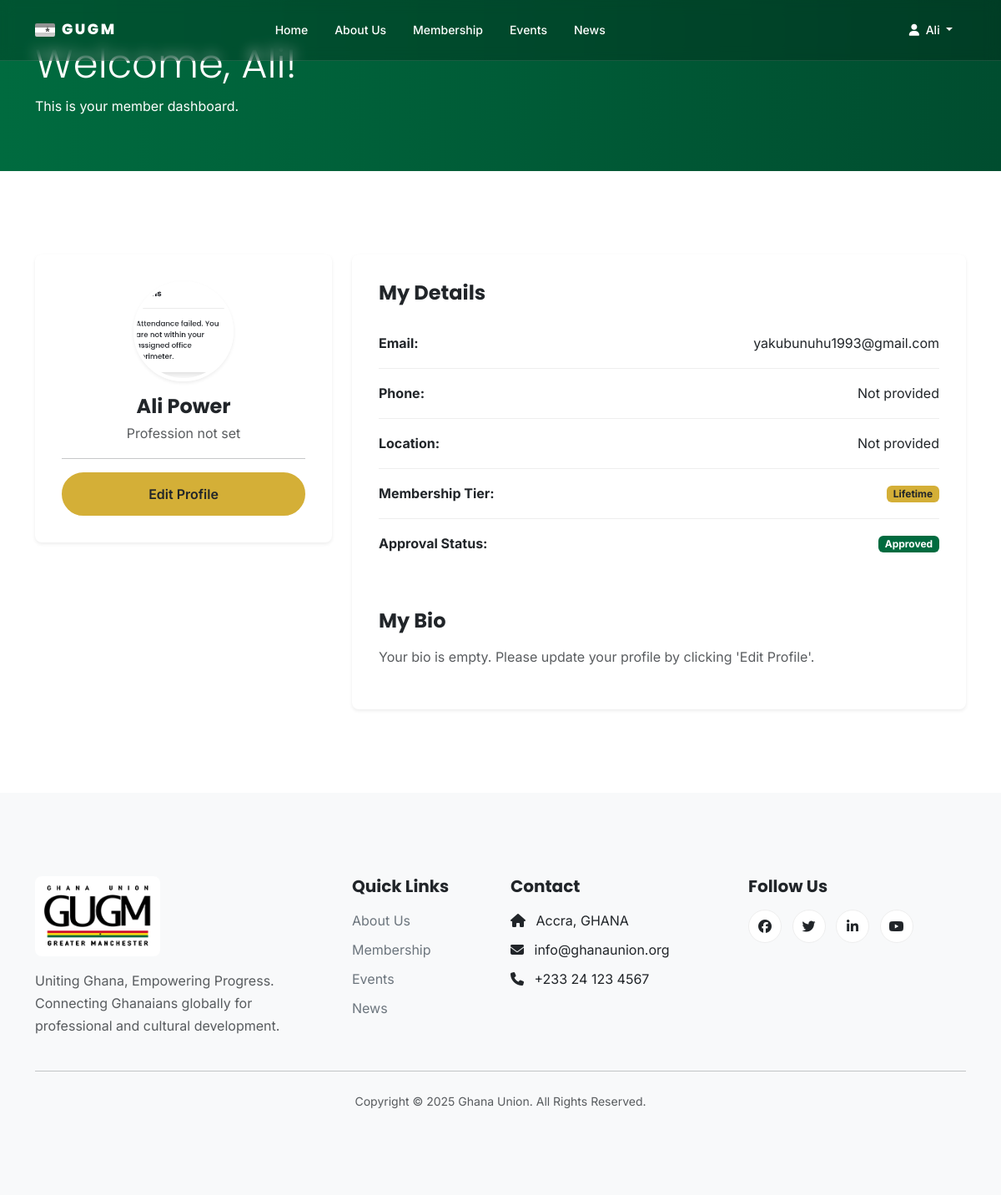
The app's page /profile/ (signed in) with its own data.
### apps/accounts/models.py (models this page shows, shortened)
class CustomUser(AbstractUser):
    """
    Extends the default Django User model.
    We are not adding any extra fields for now, but this setup
    allows us to easily add them in the future without a complex migration.
    For example: email_verified = models.BooleanField(default=False)
    """

### apps/membership/models.py (models this page shows, shortened)
class MemberProfile(models.Model):
    user = models.OneToOneField(
        CustomUser,
        on_delete=models.CASCADE,
        related_name='profile'
    )
    membership_tier = models.ForeignKey(
        MembershipTier,
        on_delete=models.SET_NULL,
        null=True,
        blank=True
    )
    profile_photo = models.ImageField(
        upload_to='profile_photos/',
        default='profile_photos/default.png',
        blank=True
    )
    phone = models.CharField(max_length=20, blank=True)
    location = models.CharField(max_length=100, blank=True)
    profession = models.CharField(max_length=100, blank=True)
    bio = models.TextField(blank=True)
    date_joined = models.DateTimeField(auto_now_add=True)
    is_approved = models.BooleanField(
        default=False,
        help_text="Designates whether the member's registration is approved by an admin."
    )

class MembershipTier(models.Model):
    TIER_CHOICES = [
        ('Basic', 'Basic'),
        ('Premium', 'Premium'),
        ('Lifetime', 'Lifetime'),
    ]
    name = models.CharField(max_length=50, choices=TIER_CHOICES, unique=True)
    description = models.TextField(help_text="Detailed benefits of this tier.")
    price = models.DecimalField(max_digits=10, decimal_places=2, help_text="Price in GHS")

### apps/accounts/views.py (the view)
# urls.py: path('profile/', profile_view, name='profile'),
@login_required
def profile_view(request):
    context = {
        'user_profile': request.user.profile
    }
    return render(request, 'pages/profile.html', context)

### templates/pages/profile.html (shortened to what this page needs)
{% extends "base.html" %}
{% block content %}
<div class="profile-header">
    <div class="container">
        <h1 class="display-5">Welcome, {{ user.first_name|default:user.username }}!</h1>
        <p class="lead-text">This is your member dashboard.</p>
    </div>
</div>
<section class="section-padding">
    <div class="container">
        <div class="row">
            <div class="col-lg-4 mb-4 mb-lg-0">
                <div class="profile-sidebar">
                    <img src="{{ user.profile.profile_photo.url }}" alt="{{ user.get_full_name }}" class="profile-photo">
                    <h4 class="mb-1">{{ user.get_full_name }}</h4>
                    <p class="text-muted">{{ user.profile.profession|default:"Profession not set" }}</p>
                    <hr>
                    <div class="d-grid">
                        <a href="{% url 'edit_profile' %}" class="btn btn-primary">Edit Profile</a>
                    </div>
                </div>
            </div>
            <div class="col-lg-8">
                <div class="profile-content">
                    <h4>My Details</h4>
                    <ul class="list-group list-group-flush mt-3">
                        <li class="list-group-item d-flex justify-content-between align-items-center">
                            <strong>Email:</strong>
                            <span>{{ user.email }}</span>
                        </li>
                        <li class="list-group-item d-flex justify-content-between align-items-center">
                            <strong>Phone:</strong>
                            <span>{{ user.profile.phone|default:"Not provided" }}</span>
                        </li>
                        <li class="list-group-item d-flex justify-content-between align-items-center">
                            <strong>Location:</strong>
                            <span>{{ user.profile.location|default:"Not provided" }}</span>
                        </li>
                        <li class="list-group-item d-flex justify-content-between align-items-center">
                            <strong>Membership Tier:</strong>
                            <span class="badge bg-primary">{{ user.profile.membership_tier.name|default:"Not assigned" }}</span>
                        </li>
                        <li class="list-group-item d-flex justify-content-between align-items-center">
                            <strong>Approval Status:</strong>
                            {% if user.profile.is_approved %}
                                <span class="badge bg-success">Approved</span>
                            {% else %}
                                <span class="badge bg-secondary">Pending Approval</span>
                            {% endif %}
                        </li>
                    </ul>
                    <h4 class="mt-5">My Bio</h4>
                    <p class="text-muted mt-3">
                        {{ user.profile.bio|default:"Your bio is empty. Please update your profile by clicking 'Edit Profile'." }}
                    </p>
                </div>
            </div>
        </div>
    </div>
</section>
{% endblock %}

### templates/components/header.html (shortened to what this page needs)
{% load static %}
<header>
    <nav class="navbar navbar-expand-lg fixed-top" id="mainNav">
        <div class="container">
            <a class="navbar-brand" href="{% url 'home' %}">
                <div class="ghana-flag"></div>
                <span class="letter-g1">G</span><span class="letter-u">U</span><span class="letter-g2">G</span><span class="letter-m">M</span>
            </a>
            <div class="collapse navbar-collapse" id="main-nav">
                <ul class="navbar-nav mx-auto mb-2 mb-lg-0">
                    <li class="nav-item"><a class="nav-link" href="{% url 'home' %}">Home</a></li>
                    <li class="nav-item"><a class="nav-link" href="#">About Us</a></li>
                    <li class="nav-item"><a class="nav-link" href="{% url 'membership:plans' %}">Membership</a></li>
                    <li class="nav-item"><a class="nav-link" href="{% url 'events:list' %}">Events</a></li>
                    <li class="nav-item"><a class="nav-link" href="{% url 'news:list' %}">News</a></li>
                </ul>
                <ul class="navbar-nav ms-auto mb-2 mb-lg-0 d-flex align-items-center">
                    {% if user.is_authenticated %}
                        <li class="nav-item dropdown">
                            <a class="nav-link dropdown-toggle" href="#" id="navbarDropdown" role="button" data-bs-toggle="dropdown" aria-expanded="false">
                                <i class="fa-solid fa-user me-1"></i> {{ user.first_name|default:user.username }}
                            </a>
                        </li>
                    {% endif %}
                </ul>
            </div>
        </div>
    </nav>
</header>

### static/css/main.css (style rules this page uses)
:root { --ghana-gold: #D4AF37; --ghana-green: #006B3F; --ghana-red: #CE1126; --white: #ffffff; --gray-100: #f8f9fa; --charcoal: #212529; --gray-700: #6c757d; --primary: var(--ghana-gold); --secondary: var(--ghana-green); --success: var(--ghana-green); --danger: var(--ghana-red); --font-family-sans-serif: 'Inter', sans-serif; --font-family-headings: 'Poppins', sans-serif; --box-shadow-sm: 0 .125rem .25rem rgba(0, 0, 0, .075); --box-shadow: 0 .5rem 1rem rgba(0, 0, 0, .15); --border-radius: 0.5rem; }
body { font-family: var(--font-family-sans-serif); color: var(--charcoal); line-height: 1.7; }
h1, h2, h3, h4, h5, h6 { font-family: var(--font-family-headings); font-weight: 700; }
a { color: var(--secondary); text-decoration: none; transition: all 0.3s ease-in-out; }
.btn { border-radius: 50px; font-weight: 600; padding: .75rem 1.5rem; transition: all 0.3s ease-in-out; border-width: 2px; }
.btn-primary { background-color: var(--primary); border-color: var(--primary); color: var(--charcoal) !important; }
.navbar { padding: 1rem 0; transition: all 0.3s ease-in-out; z-index: 1030; background-color: rgba(0, 0, 0, 0.2); -webkit-backdrop-filter: blur(8px); backdrop-filter: blur(8px); border-bottom: 1px solid rgba(255, 255, 255, 0.1); }
.navbar .navbar-brand { display: flex; align-items: center; gap: 0.5rem; font-family: var(--font-family-headings); font-weight: 800; font-size: 1.1rem; letter-spacing: -5.5px; padding: 0; line-height: 1; transition: all 0.3s ease-in-out; }
.ghana-flag { width: 1.5rem; height: 1rem; border-radius: 2px; position: relative; overflow: hidden; transition: all 0.3s ease-in-out; filter: grayscale(100%) brightness(2.5); }
.ghana-flag::before { content: ''; position: absolute; top: 0; left: 0; right: 0; bottom: 0; background: linear-gradient( to bottom, var(--ghana-red) 0%, var(--ghana-red) 33.3%, var(--ghana-gold) 33.3%, var(--ghana-gold) 66.6%, var(--ghana-green) 66.6%, var(--ghana-green) 100% ); }
.ghana-flag::after { content: '★'; position: absolute; top: 50%; left: 50%; transform: translate(-50%, -50%); color: var(--charcoal); font-size: 0.6rem; line-height: 1; }
.navbar-brand span { display: inline-block; transition: color 0.3s ease-in-out; color: var(--white); }
.navbar .nav-link { font-weight: 500; color: var(--white); margin: 0 0.5rem; font-size: .875rem; }
.section-padding { padding: 100px 0; }
.profile-header { padding: 3rem 0; background: linear-gradient(to right, var(--ghana-green), #004d2f); color: var(--white); }
.profile-sidebar { background-color: var(--white); padding: 2rem; border-radius: var(--border-radius); box-shadow: var(--box-shadow-sm); text-align: center; }
.profile-sidebar .profile-photo { width: 120px; height: 120px; border-radius: 50%; object-fit: cover; margin: 0 auto 1rem auto; border: 4px solid var(--white); box-shadow: var(--box-shadow-sm); }
.profile-content { background-color: var(--white); padding: 2rem; border-radius: var(--border-radius); box-shadow: var(--box-shadow-sm); }
.profile-content .list-group-item { border: none; padding: 1rem 0; border-bottom: 1px solid #eee; }
.badge.bg-primary { background-color: var(--primary) !important; color: var(--charcoal) !important; }
.badge.bg-success { background-color: var(--success) !important; color: var(--white) !important; }

### records on screen
CustomUser: first_name "Ali", profile.profile_photo (placeholder picture), get_full_name "Ali Power", profile.profession "Profession not set", email "yakubunuhu1993@gmail.com", profile.phone "Not provided", profile.location "Not provided", profile.membership_tier.name "Lifetime", profile.bio "Your bio is empty. Please update your profile by clicking 'Edit Profile'."
